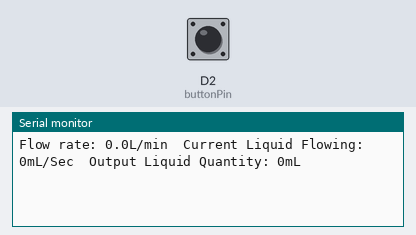
This sketch was run on a simulated ESP8266 (NodeMCU). On the bench: the last lines printed to the serial monitor. The inputs (shaded band) are chosen by the test bench; at power-on: D2 (buttonPin) LOW.

Above: at 1.2 s.
1.3 s: D2 (buttonPin) pulled HIGH for 0.15 s
At 2.7 s:
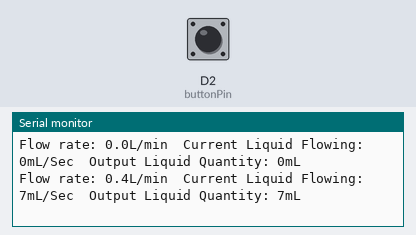
2.9 s: D2 (buttonPin) pulled HIGH for 1 s
At 3.8 s:
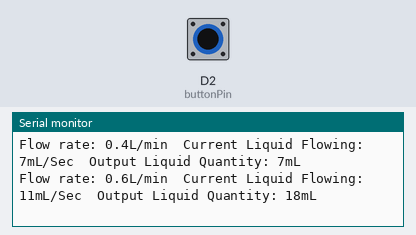
5.4 s: D2 (buttonPin) pulled HIGH for 0.15 s
At 6.5 s:
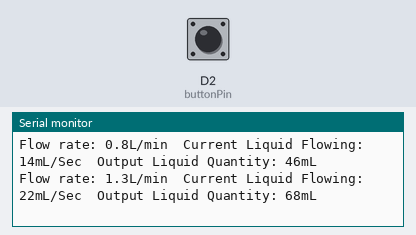
Timing chart, 0 to 8.4 s (numbered marks = the images above; inputs shaded):
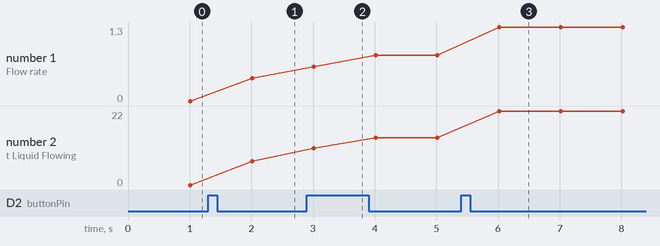

Measured:
- after the input at 1.3 s, the serial monitor: prints a new line after 0.71 s (image 1)
- after the input at 2.9 s, the serial monitor: prints a new line after 0.11 s (image 2)
- after the input at 5.4 s, the serial monitor: prints a new line after 0.62 s (image 3)
- plotted number 1: 0 → 0.4 after the input at 1.3 s, 0.4 → 0.8 after the input at 2.9 s, 0.8 → 1.3 after the input at 5.4 s
- plotted number 2: 0 → 7 after the input at 1.3 s, 14 → 22 after the input at 5.4 s

The sketch:

practiceWATER.ino
```cpp
#include <ESP8266WiFi.h>

void pulseCounter();
const int buttonPin = D2; // variable for D2 pin
byte sensorInterrupt = 0; // 0 digital pin 2
float calibrationFactor = 4.5;
volatile byte pulseCount;
float flowRate;
unsigned int flowMilliLitres;
unsigned long totalMilliLitres;
unsigned long oldTime;
void setup() {
    Serial.begin(115200);
    delay(10);
    Serial.println('\n');
    pinMode(buttonPin, INPUT);
    pulseCount = 0;
    flowRate = 0.0;
    flowMilliLitres = 0;
    totalMilliLitres = 0;
    oldTime = 0;
    digitalWrite(buttonPin, HIGH);
    //attachInterrupt(digitalPinToInterrupt(buttonPin), pulseCounter, CHANGE);
}


void loop() {
  attachInterrupt(digitalPinToInterrupt(buttonPin), pulseCounter, CHANGE);
    //pulseCount = 0;
    flowRate = 0.0;
    flowMilliLitres = 0;
    //totalMilliLitres = 0;
    //oldTime = 0;
       if ((millis() - oldTime) > 1000) {
        detachInterrupt(sensorInterrupt);
        flowRate = ((1000.0 / (millis() - oldTime)) * pulseCount) / calibrationFactor;
        oldTime = millis();
        flowMilliLitres = (flowRate / 60) * 1000;
        totalMilliLitres += flowMilliLitres;
        unsigned int frac;


        Serial.print("Flow rate: ");
        Serial.print(int(flowRate));
        Serial.print("."); // Print the decimal point

        frac = (flowRate - int(flowRate)) * 10;
        Serial.print(frac, DEC);
        Serial.print("L/min");

        Serial.print("  Current Liquid Flowing: "); // Output separator
        Serial.print(flowMilliLitres);
        Serial.print("mL/Sec");


        Serial.print("  Output Liquid Quantity: "); // Output separator
        Serial.print(totalMilliLitres);
        Serial.println("mL");
       }
delay (1000);

}
void pulseCounter() {
    // Increment the pulse counter
    pulseCount++;
}
```
